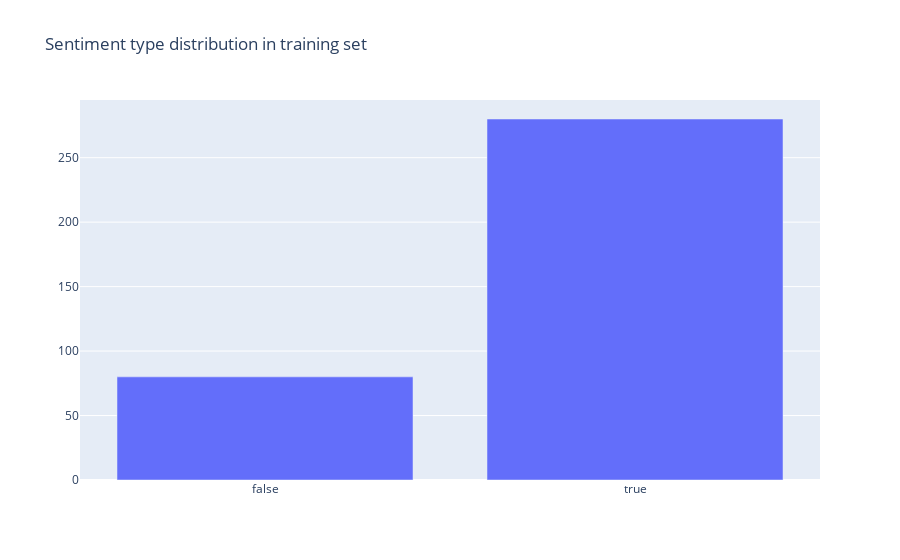

The notebook cell this image was saved under:
### Code cell
df = less_false_test_data
false = len(df[df["Is_Unreliable"] == 1])
true = len(df[df["Is_Unreliable"] == 0])
dist = [
    graph_objs.Bar(
        x=["false", "true"],
        y=[false, true],
)]
plotly.offline.iplot({"data":dist, "layout":graph_objs.Layout(title="Sentiment type distribution in training set")})

### Figure 1 — Plotly figure (JSON) as saved in the notebook; plotly's stock layout.template omitted (floating-point values rounded to 4 significant figures)
{"data": [{"type": "bar", "x": ["false", "true"], "y": [80, 280]}], "layout": {"title": {"text": "Sentiment type distribution in training set"}}}
